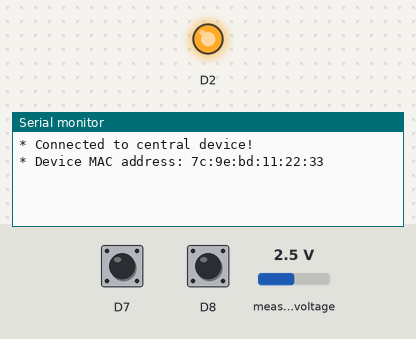
Bench run of a sketch on a simulated Arduino Nano 33 IoT. Parts: output pins drawn as LEDs (lit = HIGH), the last lines printed to the serial monitor. The test bench sets the inputs (shaded band); at power-on: D7 HIGH, D8 HIGH, measured voltage 2.5 V. Nothing arrives over Bluetooth unless stated; a phone connects over Bluetooth LE 3 s after start.

Above: at 3.8 s.
3.9 s: D7 pulled LOW for 0.15 s
At 4.4 s:
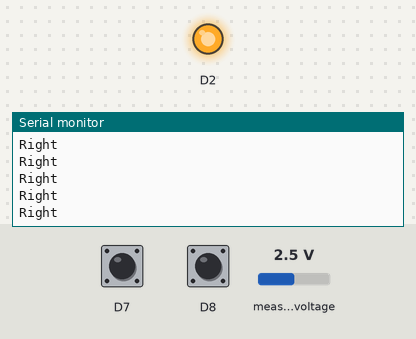
5.5 s: D8 pulled LOW for 0.15 s
At 6.8 s:
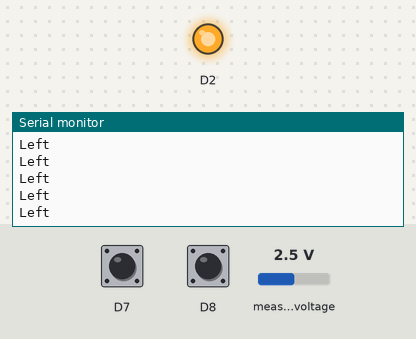

The sketch:

steeringSensor.ino
```cpp
#include <Adafruit_ADS1X15.h>
#include <ArduinoBLE.h>

BLEService steeringService("a123f5cd-58ee-49e5-ad0e-976cb10355fe");
BLEUnsignedShortCharacteristic steeringCharacter("a123f5cd-58ee-49e5-ad0e-976cb10355ff", BLERead | BLEWrite);
BLEBooleanCharacteristic leftCharacter("a123f5cd-58ee-49e5-ad0e-976cb1035678", BLERead | BLEWrite);
BLEBooleanCharacteristic rightCharacter("a123f5cd-58ee-49e5-ad0e-976cb1035679", BLERead | BLEWrite);

Adafruit_ADS1015 ADS; //initialize ads
unsigned short steeringData;
bool startTime = 1;
bool startSleeping;
float time1, time2, test1, test2, thereAndBack;


void setup() {
  Serial.begin(19200); //allows communication to computer
  pinMode(7,INPUT_PULLUP);
  pinMode(8,INPUT_PULLUP);
  pinMode(2,OUTPUT);
  digitalWrite(2,HIGH); //begins powering potentiometer
  BLE.begin();
  BLE.setAdvertisedService(steeringService);
  steeringService.addCharacteristic(steeringCharacter);
  steeringService.addCharacteristic(leftCharacter);
  steeringService.addCharacteristic(rightCharacter);
  BLE.addService(steeringService);
  BLE.setLocalName("SteeringSensor");
  BLE.setDeviceName("SteeringSensor");
  BLE.advertise();
  ADS.setGain(GAIN_TWOTHIRDS);
  if (!ADS.begin()) {
    Serial.println("Failed to initialize ADS.");
    while (1);
  }
}

void loop() {
  BLEDevice central = BLE.central();
  if (startTime == 1) {
    time1 = millis();
    startTime = 0;
  }
  time2 = millis();
  if ((time2 - time1) > 20000) { //if no connection for 20 seconds
    startSleeping = 1;
  }
  while (startSleeping == 1) { //power saving mode
    delay(3000); //sleep for 3 seconds
    Serial.println("Sleeping");
    central = BLE.central();
    if (central) { //connected
      startSleeping = 0;
    }
  }
  if (central) {
    Serial.println("* Connected to central device!");
    Serial.print("* Device MAC address: ");
    Serial.println(central.address());
    Serial.println(" ");
    while (central.connected()) {
      if(!digitalRead(7)) {           //right handlebar pushed
        leftCharacter.writeValue(1);
        Serial.println("Right");
      }
      else {
        leftCharacter.writeValue(0);
      }
      if(!digitalRead(8)) {       //left handlebar pushed
        rightCharacter.writeValue(1);
        Serial.println("Left");
      }
      else {
        rightCharacter.writeValue(0);
      }
      steeringData = ADS.readADC_SingleEnded(0);
      steeringCharacter.writeValue(steeringData);
    }
    Serial.println("* Disconnected to central device!");
    startTime = 1;
  }
}
```

Measured:
- after the input at 3.9 s, the serial monitor: prints a new line at once (image 1)
- after the input at 5.5 s, the serial monitor: prints a new line at once (image 2)
